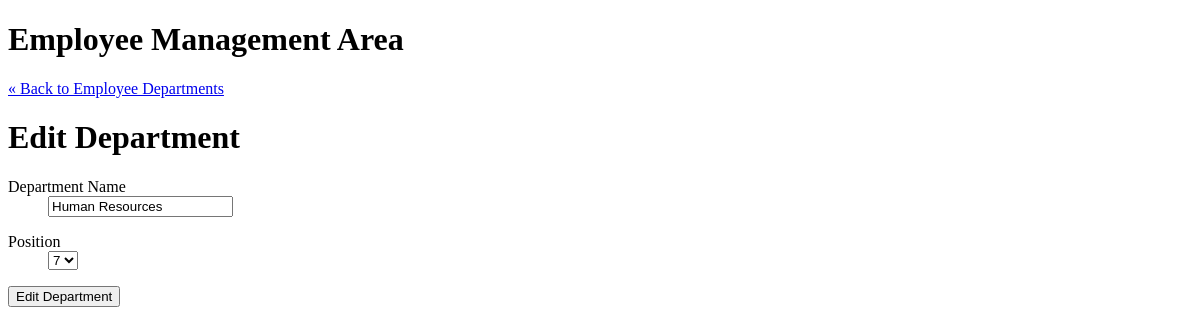
Page /staff/departments/edit.php?id=7 on the earlier database version.
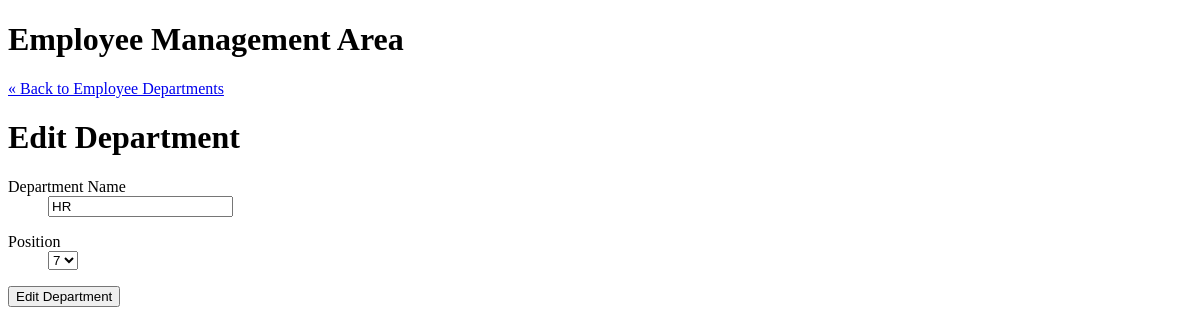
Same page on the later database version.
### tables this page shows
CREATE TABLE `departments` (
  `id` int(11) NOT NULL AUTO_INCREMENT,
  `department_name` varchar(255) DEFAULT NULL,
  `position` int(3) DEFAULT NULL,
  PRIMARY KEY (`id`)
);

### private/functions.php (called while the page is built, shortened)
<?php
  function url_for($script_path) {
    if($script_path[0] != '/') {
      $script_path = "/" . $script_path;
    }
    return WWW_ROOT . $script_path;
  }
  function u($string="") {
    return urlencode($string);
  }
  function h($string="") {
    return htmlspecialchars($string);
  }
?>

### private/database.php (called while the page is built, shortened)
<?php
  function db_escape($connection, $string) {
    return mysqli_real_escape_string($connection, $string);
  }
?>

### private/query_functions.php (called while the page is built, shortened)
<?php
  function find_all_departments() {
    global $db;
    $sql  = "SELECT * FROM departments ";
    $sql .= "ORDER BY position ASC";
    $result = mysqli_query($db, $sql);
    return $result;
  }
  function find_department_by_id($id) {
    global $db;
    $sql  = "SELECT * FROM departments ";
    $sql .= "WHERE id='" . db_escape($db, $id) . "'";
    $result = mysqli_query($db, $sql);
    $department = mysqli_fetch_assoc($result);
    return $department;
  }
?>

### public/staff/departments/edit.php (the view, shortened to what this page needs)
<?php
  require_once('../../../private/initialize.php');
  $id = $_GET['id'];
  if(is_post_request()) {
    $department = [];
    $department['id']              = $id;
    $department['department_name'] = $_POST['department_name'] ?? '';
    $department['position']        = $_POST['position']        ?? '';
    $result = update_department($department);
    if($result === true) {
      $_SESSION['message'] = 'The department was updated successfully.';
      redirect_to(url_for('/staff/departments/show.php?id=' . $id));
    } else {
      $errors = $result;
    }
  } else {
    $department = find_department_by_id($id);
  }
  $department_set   = find_all_departments();
  $department_count = mysqli_num_rows($department_set);
?>
<?php include(SHARED_PATH . '/staff_header.php'); ?>
    <div id="main">
      <a href="<?php echo url_for('/staff/departments/index.php'); ?>">&laquo; Back to Employee Departments</a>
      <h1>Edit Department</h1>
      <form action="<?php echo url_for('staff/departments/edit.php?id=' . h(u($id))); ?>" method="post">
        <dl>
          <dt>Department Name</dt>
          <dd><input type="text" name="department_name" value="<?php echo h($department['department_name']); ?>" /></dd>
        </dl>
        <dl>
          <dt>Position</dt>
          <dd>
            <select name="position">
              <?php
                for($i = 1; $i <= $department_count; $i++) {
                  echo "<option value=\"{$i}\"";
                  if($department["position"] == $i) {
                    echo " selected";
                  }
                  echo ">{$i}</option>";
                }
              ?>
            </select>
          </dd>
        </dl>
        <input type="submit" value="Edit Department" />
      </form>
    </div>

Differences in the rows shown:
changed departments: department_name "Human Resources" → "HR"
